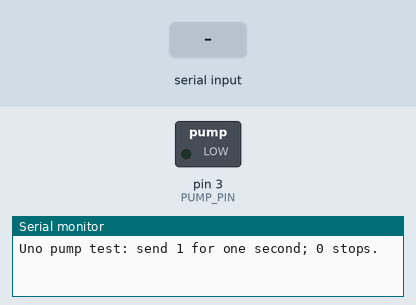
The sketch below on a simulated Arduino Uno, built with avr-gcc and run on an emulated ATmega328P. On the bench: switched loads named in the sketch (green lamp = pin HIGH), the last lines printed to the serial monitor. Inputs (shaded band) come from the test bench.

Above: at 1.2 s.
1.3 s: "1" received over Serial
At 2.4 s:
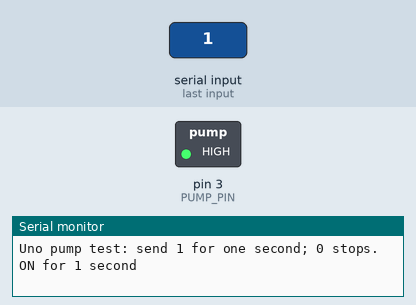
4.3 s: "0" received over Serial
Timing chart, 0 to 7.3 s (numbered marks = the images above; inputs shaded):
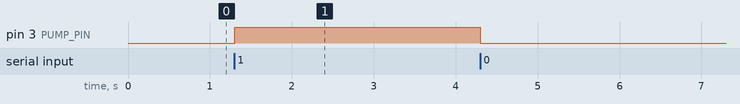

The sketch:

uno_pump_test.ino
```cpp
// One-pump bench test for the classic Arduino Uno. See README.md before wiring.
#include <Arduino.h>

#if !defined(ARDUINO_AVR_UNO)
#error Select Arduino Uno (classic Uno R3) in the Arduino IDE.
#endif

const byte PUMP_PIN = 3;  // Driver ENA; 10k resistor from ENA to GND.
const unsigned long RUN_MS = 3000;
bool running = false;
unsigned long started = 0;

void stopPump() {
  digitalWrite(PUMP_PIN, LOW);
  running = false;
}

void setup() {
  digitalWrite(PUMP_PIN, LOW);
  pinMode(PUMP_PIN, OUTPUT);
  Serial.begin(115200);
  Serial.println(F("Uno pump test: send 1 for one second; 0 stops."));
}

void loop() {
  if (running && (unsigned long)(millis() - started) >= RUN_MS) {
    stopPump();
    if (Serial.availableForWrite() >= 5) Serial.println(F("OFF"));
  }
  if (Serial.available()) {
    char command = Serial.read();
    if (command == '0' || command == 's' || command == 'S') {
      stopPump();
      if (Serial.availableForWrite() >= 9) Serial.println(F("STOPPED"));
    } else if (command == '1' && !running) {
      started = millis();
      running = true;
      digitalWrite(PUMP_PIN, HIGH);
      if (Serial.availableForWrite() >= 17) Serial.println(F("ON for 1 second"));
    }
  }
}
```

Measured:
- after the input at 1.3 s, pin 3 (PUMP_PIN): LOW → HIGH at once, → LOW 3.0 s later
